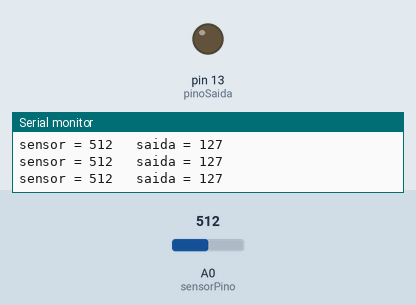
Simulated run of this sketch. Board: Arduino Uno, built with avr-gcc and run on an emulated ATmega328P. Parts: output pins drawn as LEDs (lit = HIGH), the last lines printed to the serial monitor. The inputs (shaded band) are chosen by the test bench; at power-on: A0 (sensorPino) = 512.

Above: at 1.2 s.
1.3 s: A0 (sensorPino) set to 529
At 2.5 s:
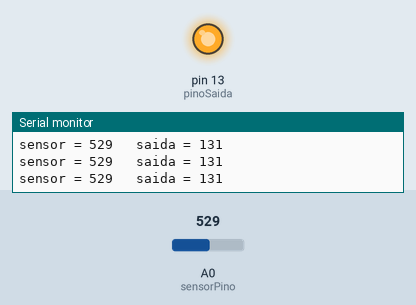
2.8 s: A0 (sensorPino) set to 511
At 3.2 s:
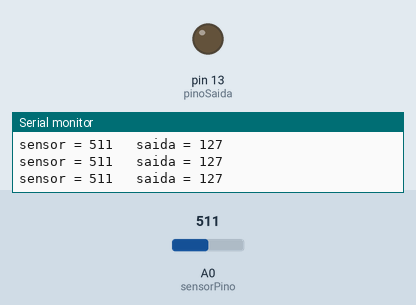
5.8 s: A0 (sensorPino) set to 716
At 7.0 s:
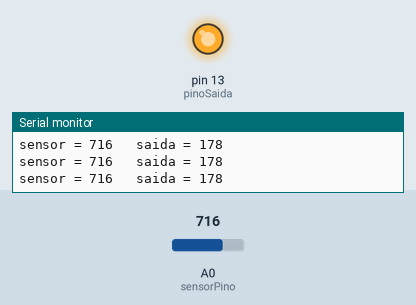
Timing chart, 0 to 8.8 s (numbered marks = the images above; inputs shaded):
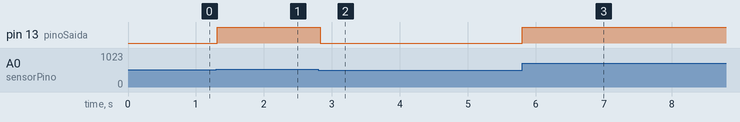

Measured:
- the behaviour switches between 513 and 514 on A0 (sensorPino) (found by bisection; images 0 and 1)
- after the input at 1.3 s, pin 13 (pinoSaida): LOW → HIGH at once
- after the input at 2.8 s, pin 13 (pinoSaida): HIGH → LOW at once
- after the input at 5.8 s, pin 13 (pinoSaida): LOW → HIGH at once

The sketch:

controle_de_sensores_pedro.ino
```cpp
/*
    Controle de Sensores
    Pedro Vargas Castro Hindrichson
    Escola Técnica parobé
    14/03/2019
    0.0.0
*/

//inclusãoe bibliotecas
#include <Arduino.h> //biblioteca padrão

//definição dos pinos
#define sensorPino A0 //da nome ao pino
#define pinoSaida 13

//definição das variaveis
int valorSensor = 0; //valor inicial do sensor
int valorSaida = 0; //valor inicial da saida

//setup do hardware
void setup() {
  Serial.begin(9600); //inicializa a porta seria reserva dos pinos 2 3
}

//função principal
void loop(){
  valorSensor = analogRead(sensorPino); // lê a entrada A0 de 0 a 1023
  valorSaida = map(valorSensor, 0, 1023, 0, 255); //converte saida pra entrada
  analogWrite(pinoSaida, valorSaida); //escreve na saida

  //imprime no monitor serial
  Serial.print("sensor = "); //imprime a palavra sensor
  Serial.print(valorSensor); //imprime o valor de entrada
  Serial.print("\t saida = "); //tabula e imprime a palavra saida
  Serial.println(valorSaida); //imprime o valor de saida

  delay(2); //aguarda 2ms

}
```
